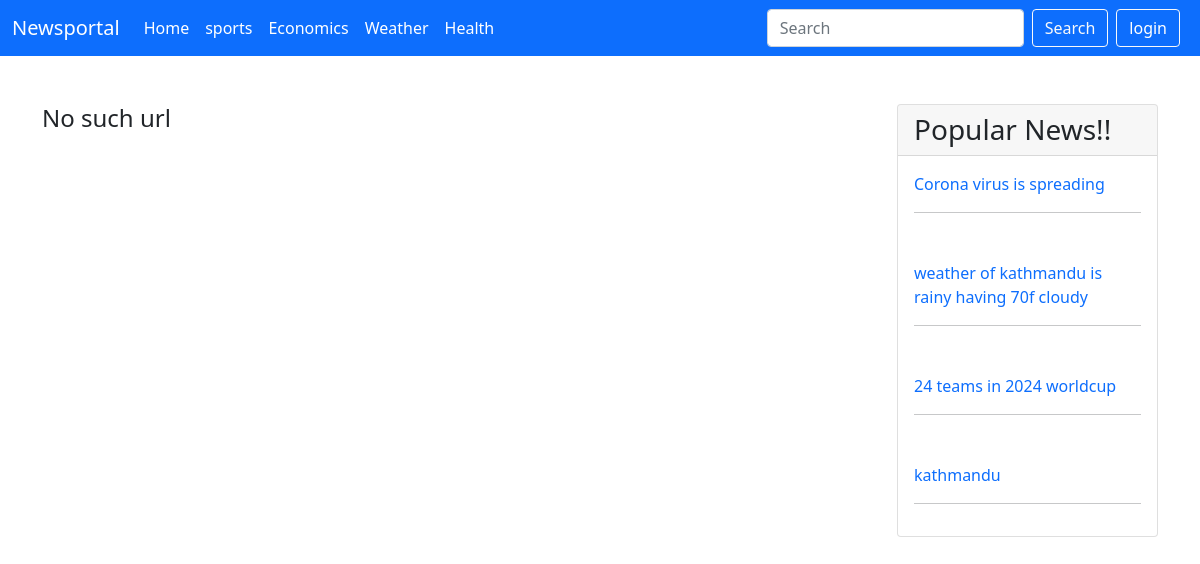
Screenshot of /user/category.php with the database file from the repository.
### tables this page shows
CREATE TABLE `category` (
  `cat_id` int(11) NOT NULL,
  `name` varchar(50) NOT NULL,
  `description` varchar(100) NOT NULL,
  `slug` varchar(50) NOT NULL
);

CREATE TABLE `news` (
  `nid` int(11) NOT NULL,
  `category` int(11) NOT NULL,
  `title` varchar(200) NOT NULL,
  `slug` varchar(100) NOT NULL,
  `description` varchar(5000) NOT NULL,
  `image` varchar(2000) NOT NULL,
  `date` varchar(100) NOT NULL
);

### user/category.php (the view)
<?php
include('layout/header.php');
include('phpFile/conn.php');
?>
<div class="py-5">
    <div class="container">
        <div class="row">
            <div class="col-md-9">
                <?php
                if(isset($_GET['title'])){
                    $slug=mysqli_real_escape_string($conn,$_GET['title']);
                    $category="SELECT cat_id,slug FROM category WHERE slug='$slug' LIMIT 1";
                    $category_run=mysqli_query($conn,$category);
                    if(mysqli_num_rows($category_run)>0){
                        $categoryItem= mysqli_fetch_array($category_run);
                       $category_id=$categoryItem['cat_id'];
                       $posts="SELECT nid,title,slug,date FROM news where category='$category_id'";
                       $posts_run=mysqli_query($conn,$posts);
                       if(mysqli_num_rows($posts_run)>0){
                        foreach($posts_run as $postItems){
                            ?>
                        <a href="post.php?title=<?=$postItems['slug'];?>" class="text-decoration-none">
                            <div class="card card-body shadow-sm mb-4">
                                <h5> <?=$postItems['title'];?></h5>
                                <div>
                                    <label class="text-dark me-2">Posted On:<?= date('d-m-y',strtotime($postItems['date']));?></label>
                                </div>
                            </div>
                        </a>
                        <?php
                        }
                       }
                    }else{
                        ?>
                        <h4> No such category found </h4>
                        <?php
                    }
                }else{
                    ?>
                    <h4> No such url </h4>
                    <?php
                }
                ?>
            </div>
            <div class="col-md-3">
                <div class="card">
                    <div class="card-header h3">
                        Popular News!!
                    </div>
                    <?php
                     $sql= "SELECT news.nid,news.slug, news.title, SUM(rating.counts) FROM rating
                    INNER JOIN news ON rating.nid = news.nid GROUP BY rating.nid, news.title ORDER BY SUM(rating.counts) desc LIMIT 5" ;
                         $comm_run=mysqli_query($conn,$sql);
                         foreach($comm_run as $commItem){
                                ?>
                        <div class="card-body">
                        <a class="text-decoration-none" href=" post.php?title=<?= $commItem['slug'];?>">
                            <span class="h6 col-md-4 mt-2"><?=$commItem['title'] ?></span><br>
                         </a>
                            <hr>
                        </div>
                        <?php
                                        }
                        ?>
                </div>
            </div>
        </div>
    </div>
</div>
<?php include('layout/footer.php') ?>

### user/layout/header.php (shortened to what this page needs)
<?php include('phpFile/conn.php');
?>
<!DOCTYPE html>
<html lang="en">
<head>
    <link rel="stylesheet" href="./css/bootstrap.css">
    <link rel="stylesheet" href="https://cdnjs.cloudflare.com/ajax/libs/font-awesome/4.7.0/css/font-awesome.min.css">
    <link rel="stylesheet" href="https://use.fontawesome.com/releases/v5.8.1/css/all.css">
</head>
<body>
<nav class="navbar navbar-expand-lg bg-primary ">
  <div class="container-fluid" >
    <a class="navbar-brand text-white" href="index.php">Newsportal</a>
    <div class="collapse navbar-collapse" id="navbarSupportedContent">
      <ul class="navbar-nav me-auto mb-2 mb-lg-0 text-light">
        <li class="nav-item">
          <a class="nav-link active text-white" aria-current="page" href="index.php">Home</a>
        </li>
        <?php
              $navbarCategory="SELECT * FROM category";
              $navbarCategory_run=mysqli_query($conn,$navbarCategory);
              if(mysqli_num_rows($navbarCategory_run)>0){
                foreach($navbarCategory_run as $navItems){
        ?>
         <li class="nav-item">
          <a class="nav-link text-white" href=" category.php?title=<?= $navItems['slug'];?>"><?=$navItems['name']?></a>
        </li>
        <?php
          }
          }
        ?>
      </ul>
      <form class="d-flex" role="search" method="post" action="./search.php">
        <input class="form-control me-2" type="search" placeholder="Search" aria-label="Search" name="search" required>
        <button class="btn border-light text-light" type="submit" name="sSubmit">Search</button>
      </form>
      <?php if(isset($_SESSION['users'])):?>
      <form class="d-flex me-2" method="post" action="logout.php">
      <input type="submit" class="btn border-light bg-primary text-white ms-2" value="logout">
      </form>
    <?php else:?> <form class="d-flex me-2" method="post" action="login.php">
      <input type="submit" class="btn border-light bg-primary text-white ms-2" value="login">
      </form>
      <?php endif; ?>
    </div>
  </div>
</nav>

### rows the page displays
category: name "sports"
category: name "Economics"
category: name "Weather"
category: name "Health"
news: title "Corona virus is spreading"
news: title "weather of kathmandu is rainy having 70f cloudy"
news: title "24 teams in 2024 worldcup"
news: title "kathmandu"
